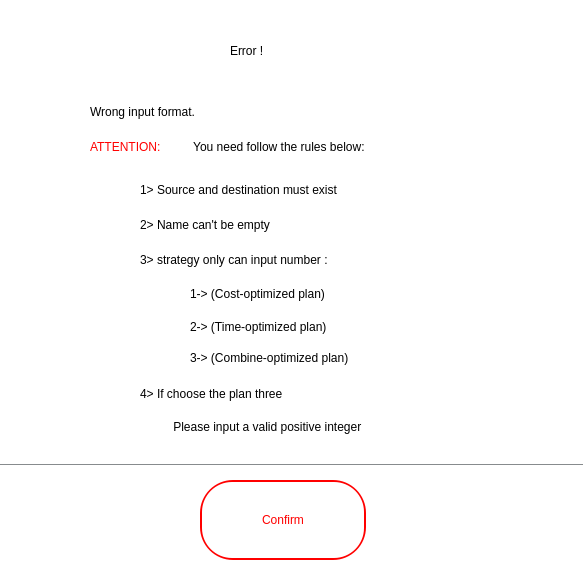
<?xml version="1.0" encoding="UTF-8"?>
<ui version="4.0">
 <class>Dialogerror</class>
 <widget class="QDialog" name="Dialogerror">
  <property name="geometry">
   <rect>
    <x>0</x>
    <y>0</y>
    <width>583</width>
    <height>573</height>
   </rect>
  </property>
  <property name="maximumSize">
   <size>
    <width>787</width>
    <height>787</height>
   </size>
  </property>
  <property name="windowTitle">
   <string>Error</string>
  </property>
  <property name="windowIcon">
   <iconset resource="picture.qrc">
    <normaloff>:/travelsystem/error</normaloff>:/travelsystem/error</iconset>
  </property>
  <property name="styleSheet">
   <string notr="true">background:rgb(255,255,255)</string>
  </property>
  <widget class="QWidget" name="widget" native="true">
   <property name="geometry">
    <rect>
     <x>-29</x>
     <y>464</y>
     <width>821</width>
     <height>1</height>
    </rect>
   </property>
   <property name="styleSheet">
    <string notr="true">background:rgb(135, 139, 141)</string>
   </property>
  </widget>
  <widget class="QPushButton" name="confirm">
   <property name="geometry">
    <rect>
     <x>202</x>
     <y>482</y>
     <width>162</width>
     <height>76</height>
    </rect>
   </property>
   <property name="styleSheet">
    <string notr="true">background:rgb(255, 255, 255);
color:rgb(255, 0, 0);
font: 10pt &quot;Consolas&quot;;
border:2px  ;
border-color:rgb(24, 186, 210);
border-radius:30px;
padding:2px 4px;</string>
   </property>
   <property name="text">
    <string>Confirm</string>
   </property>
  </widget>
  <widget class="QLabel" name="confirmBg">
   <property name="geometry">
    <rect>
     <x>200</x>
     <y>480</y>
     <width>166</width>
     <height>80</height>
    </rect>
   </property>
   <property name="styleSheet">
    <string notr="true">background:rgb(255, 0, 0);
border-radius:33px;
padding:2px 4px;</string>
   </property>
   <property name="text">
    <string/>
   </property>
  </widget>
  <widget class="QLabel" name="label">
   <property name="geometry">
    <rect>
     <x>230</x>
     <y>10</y>
     <width>201</width>
     <height>81</height>
    </rect>
   </property>
   <property name="styleSheet">
    <string notr="true">font: 30pt &quot;Agency FB&quot;;</string>
   </property>
   <property name="text">
    <string>Error !</string>
   </property>
  </widget>
  <widget class="QLabel" name="label_2">
   <property name="geometry">
    <rect>
     <x>90</x>
     <y>100</y>
     <width>281</width>
     <height>24</height>
    </rect>
   </property>
   <property name="styleSheet">
    <string notr="true">font: 9pt &quot;Courier New&quot;;</string>
   </property>
   <property name="text">
    <string>Wrong input format.</string>
   </property>
  </widget>
  <widget class="QLabel" name="label_4">
   <property name="geometry">
    <rect>
     <x>190</x>
     <y>135</y>
     <width>551</width>
     <height>24</height>
    </rect>
   </property>
   <property name="styleSheet">
    <string notr="true">font: 9pt &quot;Courier New&quot;;</string>
   </property>
   <property name="text">
    <string> You need follow the rules below:</string>
   </property>
  </widget>
  <widget class="QLabel" name="label_5">
   <property name="geometry">
    <rect>
     <x>140</x>
     <y>178</y>
     <width>661</width>
     <height>24</height>
    </rect>
   </property>
   <property name="styleSheet">
    <string notr="true">font: 9pt &quot;Courier New&quot;;</string>
   </property>
   <property name="text">
    <string>1&gt; Source and destination must exist</string>
   </property>
  </widget>
  <widget class="QLabel" name="label_6">
   <property name="geometry">
    <rect>
     <x>140</x>
     <y>213</y>
     <width>581</width>
     <height>24</height>
    </rect>
   </property>
   <property name="styleSheet">
    <string notr="true">font: 9pt &quot;Courier New&quot;;</string>
   </property>
   <property name="text">
    <string>2&gt; Name can't be empty</string>
   </property>
  </widget>
  <widget class="QLabel" name="label_7">
   <property name="geometry">
    <rect>
     <x>140</x>
     <y>248</y>
     <width>481</width>
     <height>24</height>
    </rect>
   </property>
   <property name="styleSheet">
    <string notr="true">font: 9pt &quot;Courier New&quot;;</string>
   </property>
   <property name="text">
    <string>3&gt; strategy only can input number :</string>
   </property>
  </widget>
  <widget class="QLabel" name="label_8">
   <property name="geometry">
    <rect>
     <x>190</x>
     <y>282</y>
     <width>411</width>
     <height>24</height>
    </rect>
   </property>
   <property name="styleSheet">
    <string notr="true">font: 9pt &quot;Courier New&quot;;</string>
   </property>
   <property name="text">
    <string>1-&gt; (Cost-optimized plan)</string>
   </property>
  </widget>
  <widget class="QLabel" name="label_9">
   <property name="geometry">
    <rect>
     <x>190</x>
     <y>315</y>
     <width>381</width>
     <height>24</height>
    </rect>
   </property>
   <property name="styleSheet">
    <string notr="true">font: 9pt &quot;Courier New&quot;;</string>
   </property>
   <property name="text">
    <string>2-&gt; (Time-optimized plan)</string>
   </property>
  </widget>
  <widget class="QLabel" name="label_10">
   <property name="geometry">
    <rect>
     <x>190</x>
     <y>346</y>
     <width>411</width>
     <height>24</height>
    </rect>
   </property>
   <property name="styleSheet">
    <string notr="true">font: 9pt &quot;Courier New&quot;;</string>
   </property>
   <property name="text">
    <string>3-&gt; (Combine-optimized plan)</string>
   </property>
  </widget>
  <widget class="QLabel" name="label_11">
   <property name="geometry">
    <rect>
     <x>140</x>
     <y>382</y>
     <width>581</width>
     <height>24</height>
    </rect>
   </property>
   <property name="styleSheet">
    <string notr="true">font: 9pt &quot;Courier New&quot;;</string>
   </property>
   <property name="text">
    <string>4&gt; If choose the plan three </string>
   </property>
  </widget>
  <widget class="QLabel" name="label_12">
   <property name="geometry">
    <rect>
     <x>170</x>
     <y>415</y>
     <width>571</width>
     <height>24</height>
    </rect>
   </property>
   <property name="styleSheet">
    <string notr="true">font: 9pt &quot;Courier New&quot;;</string>
   </property>
   <property name="text">
    <string> Please input a valid positive integer</string>
   </property>
  </widget>
  <widget class="QLabel" name="label_3">
   <property name="geometry">
    <rect>
     <x>90</x>
     <y>135</y>
     <width>91</width>
     <height>24</height>
    </rect>
   </property>
   <property name="styleSheet">
    <string notr="true">font: 75 9pt &quot;Courier New&quot;;
color:rgb(255, 0, 0)</string>
   </property>
   <property name="text">
    <string>ATTENTION:</string>
   </property>
  </widget>
  <zorder>widget</zorder>
  <zorder>confirmBg</zorder>
  <zorder>confirm</zorder>
  <zorder>label</zorder>
  <zorder>label_2</zorder>
  <zorder>label_4</zorder>
  <zorder>label_5</zorder>
  <zorder>label_6</zorder>
  <zorder>label_7</zorder>
  <zorder>label_8</zorder>
  <zorder>label_9</zorder>
  <zorder>label_10</zorder>
  <zorder>label_11</zorder>
  <zorder>label_12</zorder>
  <zorder>label_3</zorder>
 </widget>
 <resources>
  <include location="picture.qrc"/>
 </resources>
 <connections/>
</ui>
